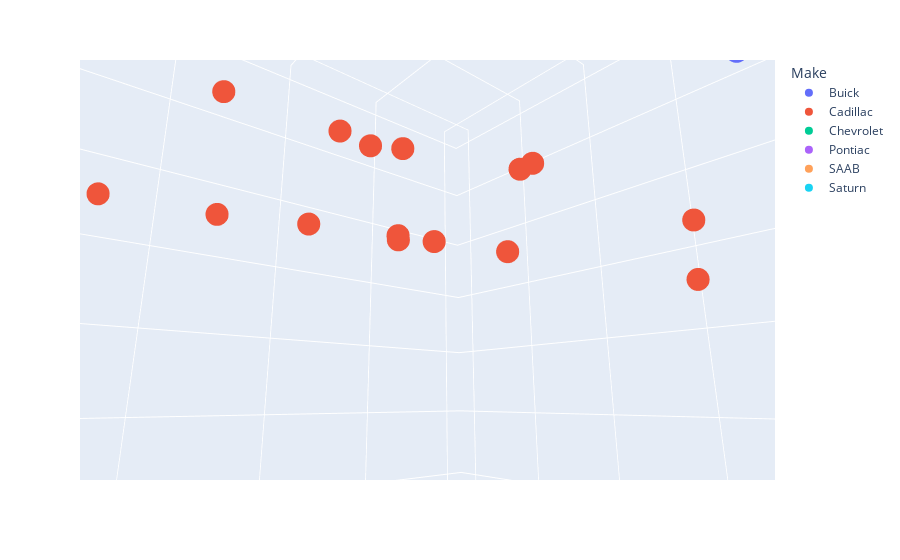

Source (notebook cell):
### Code cell
px.scatter_3d(df, x= "Mileage", y= "Price",z="Cylinder", color= "Make")
